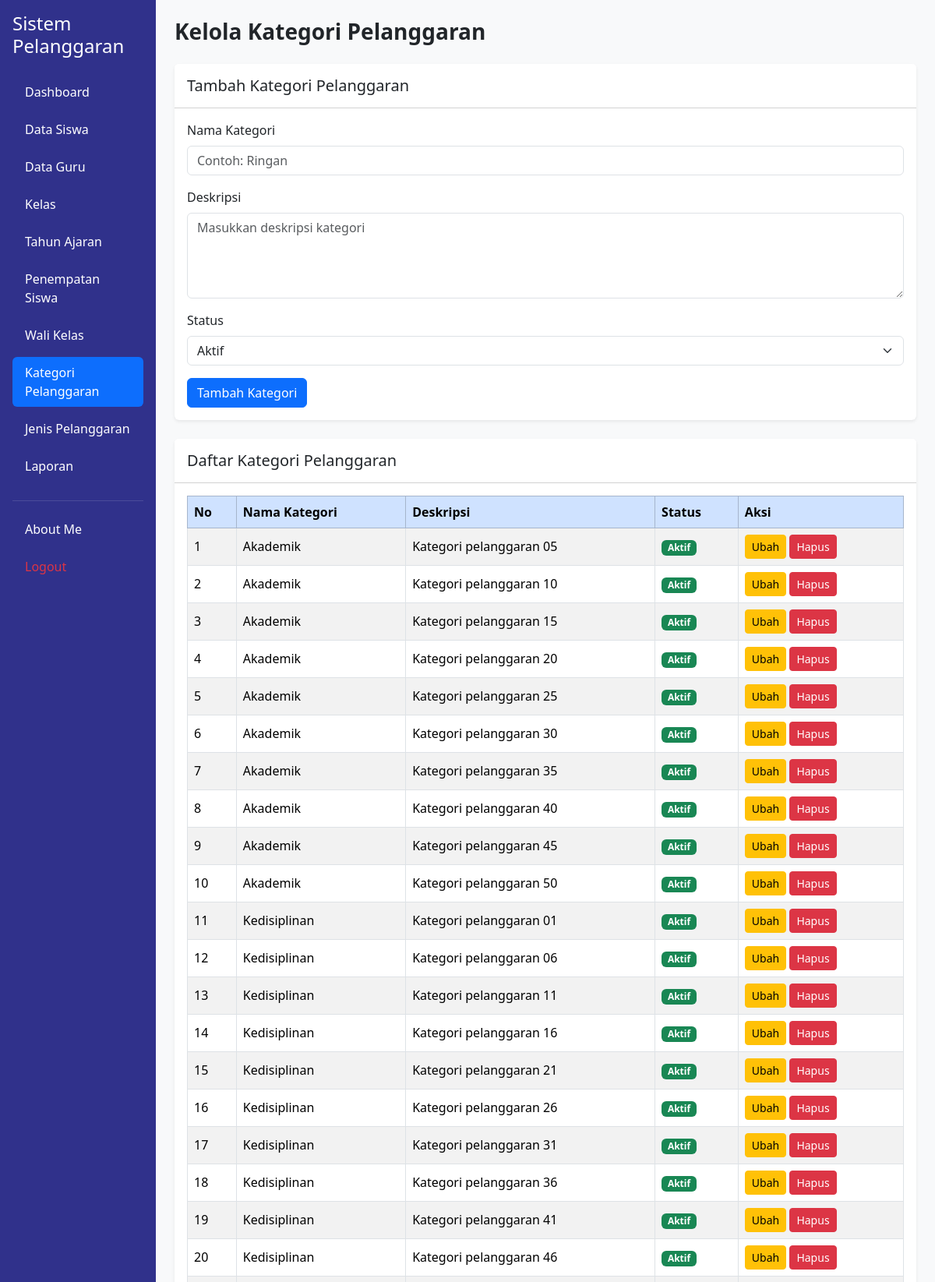
The page /kategori_pelanggaran.php (signed in, upper part) on the database its author committed.
### tables this page shows
CREATE TABLE `t_pelanggaran_kategori` (
  `id` int(11) NOT NULL,
  `nama` varchar(100) NOT NULL,
  `deskripsi` text NOT NULL,
  `status_aktif` tinyint(1) NOT NULL,
  `created_at` timestamp NOT NULL DEFAULT current_timestamp(),
  `updated_at` timestamp NOT NULL DEFAULT current_timestamp()
);

### kategori_pelanggaran.php (the view, shortened to what this page needs)
<?php
include "config/koneksi.php";
$role = $_SESSION['role'];
$data_edit = null;
?>
<!DOCTYPE html>
<html lang="id">
<head>
    <link href="https://cdn.jsdelivr.net/npm/bootstrap@5.3.8/dist/css/bootstrap.min.css" rel="stylesheet">
</head>
<body class="bg-light">
<div class="container-fluid">
    <div class="row min-vh-100">
        <aside class="col-md-3 col-lg-2 min-vh-100 p-3"
               style="background-color: #30318B;">
            <h4 class="text-white mb-4">Sistem Pelanggaran</h4>
            <ul class="nav nav-pills flex-column">
                <li class="nav-item mb-2">
                    <a href="dashboard.php" class="nav-link text-white">Dashboard</a>
                </li>
                <?php if ($role == "admin") { ?>
                    <li class="nav-item mb-2">
                        <a href="data_siswa.php" class="nav-link text-white">Data Siswa</a>
                    </li>
                    <li class="nav-item mb-2">
                        <a href="data_guru.php" class="nav-link text-white">Data Guru</a>
                    </li>
                    <li class="nav-item mb-2">
                        <a href="data_kelas.php" class="nav-link text-white">Kelas</a>
                    </li>
                    <li class="nav-item mb-2">
                        <a href="data_tahun_ajaran.php" class="nav-link text-white">Tahun Ajaran</a>
                    </li>
                    <li class="nav-item mb-2">
                        <a href="penempatan_siswa.php" class="nav-link text-white">Penempatan Siswa</a>
                    </li>
                    <li class="nav-item mb-2">
                        <a href="wali_kelas.php" class="nav-link text-white">Wali Kelas</a>
                    </li>
                    <li class="nav-item mb-2">
                        <a href="kategori_pelanggaran.php"
                           class="nav-link active"
                           aria-current="page">
                            Kategori Pelanggaran
                        </a>
                    </li>
                    <li class="nav-item mb-2">
                        <a href="jenis_pelanggaran.php" class="nav-link text-white">Jenis Pelanggaran</a>
                    </li>
                    <li class="nav-item mb-2">
                        <a href="laporan.php" class="nav-link text-white">Laporan</a>
                    </li>
                <?php } ?>
                <hr class="text-white-50">
                <li class="nav-item mb-2">
                    <a href="about_me.php" class="nav-link text-white">About Me</a>
                </li>
                <li class="nav-item">
                    <a href="logout.php" class="nav-link text-danger">Logout</a>
                </li>
            </ul>
        </aside>
        <main class="col-md-9 col-lg-10 p-4">
<div class="d-flex justify-content-between
            align-items-center mb-4">
    <h3 class="fw-bold mb-0">Kelola Kategori Pelanggaran</h3>
</div>
            <?php if ($role == "admin") { ?>
                <div class="card border-0 shadow-sm mb-4">
                    <div class="card-header bg-white py-3">
                        <h5 class="mb-0">
                            <?php
                            echo $data_edit != null
                                ? "Ubah Kategori Pelanggaran"
                                : "Tambah Kategori Pelanggaran";
                            ?>
                        </h5>
                    </div>
                    <div class="card-body">
                        <?php if ($data_edit != null) { ?>
                            <form method="POST">
                                <input type="hidden" name="id"
                                       value="<?php echo $data_edit['id']; ?>">
                                <div class="mb-3">
                                    <label class="form-label">Nama Kategori</label>
                                    <input type="text"
                                           name="nama"
                                           class="form-control"
                                           value="<?php echo htmlspecialchars($data_edit['nama'], ENT_QUOTES, 'UTF-8'); ?>"
                                           required>
                                </div>
                                <div class="mb-3">
                                    <label class="form-label">Deskripsi</label>
                                    <textarea name="deskripsi"
                                              class="form-control"
                                              rows="4"><?php echo htmlspecialchars($data_edit['deskripsi'], ENT_QUOTES, 'UTF-8'); ?></textarea>
                                </div>
                                <div class="mb-3">
                                    <label class="form-label">Status</label>
                                    <select name="status_aktif" class="form-select" required>
                                        <option value="1" <?php if ($data_edit['status_aktif'] == 1) echo "selected"; ?>>
                                            Aktif
                                        </option>
                                        <option value="0" <?php if ($data_edit['status_aktif'] == 0) echo "selected"; ?>>
                                            Tidak Aktif
                                        </option>
                                    </select>
                                </div>
                                <button type="submit" name="ubah" class="btn btn-primary">
                                    Simpan Perubahan
                                </button>
                                <a href="kategori_pelanggaran.php" class="btn btn-secondary">
                                    Batal
                                </a>
                            </form>
                        <?php } else { ?>
                            <form method="POST">
                                <div class="mb-3">
                                    <label class="form-label">Nama Kategori</label>
                                    <input type="text"
                                           name="nama"
                                           class="form-control"
                                           placeholder="Contoh: Ringan"
                                           required>
                                </div>
                                <div class="mb-3">
                                    <label class="form-label">Deskripsi</label>
                                    <textarea name="deskripsi"
                                              class="form-control"
                                              rows="4"
                                              placeholder="Masukkan deskripsi kategori"></textarea>
                                </div>
                                <div class="mb-3">
                                    <label class="form-label">Status</label>
                                    <select name="status_aktif" class="form-select" required>
                                        <option value="1">Aktif</option>
                                    </select>
                                </div>
                                <button type="submit" name="tambah" class="btn btn-primary">
                                    Tambah Kategori
                                </button>
                            </form>
                        <?php } ?>
                    </div>
                </div>
            <?php } ?>
            <div class="card border-0 shadow-sm">
                <div class="card-header bg-white py-3">
                    <h5 class="mb-0">Daftar Kategori Pelanggaran</h5>
                </div>
                <div class="card-body">
                    <div class="table-responsive">
                        <table class="table table-bordered table-striped align-middle mb-0">
                            <thead class="table-primary">
                                <tr>
                                    <th>No</th>
                                    <th>Nama Kategori</th>
                                    <th>Deskripsi</th>
                                    <th>Status</th>
                                    <?php if ($role == "admin") { ?>
                                        <th>Aksi</th>
                                    <?php } ?>
                                </tr>
                            </thead>
                            <tbody>
                                <?php
                                $query = mysqli_query(
                                    $koneksi,
                                    "SELECT * FROM t_pelanggaran_kategori
                                     ORDER BY nama ASC"
                                );
                                $no = 1;
                                while ($row = mysqli_fetch_assoc($query)) {
                                ?>
                                    <tr>
                                        <td><?php echo $no; ?></td>
                                        <td>
                                            <?php echo htmlspecialchars($row['nama'], ENT_QUOTES, 'UTF-8'); ?>
                                        </td>
                                        <td>
                                            <?php echo htmlspecialchars($row['deskripsi'] ?? '', ENT_QUOTES, 'UTF-8'); ?>
                                        </td>
                                        <td>
                                            <?php if ($row['status_aktif'] == 1) { ?>
                                                <span class="badge text-bg-success">Aktif</span>
                                            <?php } else { ?>
                                                <span class="badge text-bg-secondary">Tidak Aktif</span>
                                            <?php } ?>
                                        </td>
                                        <?php if ($role == "admin") { ?>
                                            <td class="text-nowrap">
                                                <a href="kategori_pelanggaran.php?edit=<?php echo $row['id']; ?>"
                                                   class="btn btn-warning btn-sm">
                                                    Ubah
                                                </a>
                                                <a href="kategori_pelanggaran.php?hapus=<?php echo $row['id']; ?>"
                                                   class="btn btn-danger btn-sm"
                                                   onclick="return confirm('Yakin ingin menghapus kategori ini?')">
                                                    Hapus
                                                </a>
                                            </td>
                                        <?php } ?>
                                    </tr>
                                <?php
                                    $no++;
                                }
                                ?>
                            </tbody>
                        </table>
                    </div>
                </div>
            </div>
        </main>
    </div>
</div>
</body>
</html>

### rows shown on the page
t_pelanggaran_kategori: nama "Akademik", deskripsi "Kategori pelanggaran 05", status_aktif "Aktif"
t_pelanggaran_kategori: nama "Akademik", deskripsi "Kategori pelanggaran 10", status_aktif "Aktif"
t_pelanggaran_kategori: nama "Akademik", deskripsi "Kategori pelanggaran 15", status_aktif "Aktif"
t_pelanggaran_kategori: nama "Akademik", deskripsi "Kategori pelanggaran 20", status_aktif "Aktif"
t_pelanggaran_kategori: nama "Akademik", deskripsi "Kategori pelanggaran 25", status_aktif "Aktif"
t_pelanggaran_kategori: nama "Akademik", deskripsi "Kategori pelanggaran 30", status_aktif "Aktif"
t_pelanggaran_kategori: nama "Akademik", deskripsi "Kategori pelanggaran 35", status_aktif "Aktif"
t_pelanggaran_kategori: nama "Akademik", deskripsi "Kategori pelanggaran 40", status_aktif "Aktif"
t_pelanggaran_kategori: nama "Akademik", deskripsi "Kategori pelanggaran 45", status_aktif "Aktif"
t_pelanggaran_kategori: nama "Akademik", deskripsi "Kategori pelanggaran 50", status_aktif "Aktif"
t_pelanggaran_kategori: nama "Kedisiplinan", deskripsi "Kategori pelanggaran 01", status_aktif "Aktif"
t_pelanggaran_kategori: nama "Kedisiplinan", deskripsi "Kategori pelanggaran 06", status_aktif "Aktif"
t_pelanggaran_kategori: nama "Kedisiplinan", deskripsi "Kategori pelanggaran 11", status_aktif "Aktif"
t_pelanggaran_kategori: nama "Kedisiplinan", deskripsi "Kategori pelanggaran 16", status_aktif "Aktif"
t_pelanggaran_kategori: nama "Kedisiplinan", deskripsi "Kategori pelanggaran 21", status_aktif "Aktif"
t_pelanggaran_kategori: nama "Kedisiplinan", deskripsi "Kategori pelanggaran 26", status_aktif "Aktif"
t_pelanggaran_kategori: nama "Kedisiplinan", deskripsi "Kategori pelanggaran 31", status_aktif "Aktif"
t_pelanggaran_kategori: nama "Kedisiplinan", deskripsi "Kategori pelanggaran 36", status_aktif "Aktif"
t_pelanggaran_kategori: nama "Kedisiplinan", deskripsi "Kategori pelanggaran 41", status_aktif "Aktif"
t_pelanggaran_kategori: nama "Kedisiplinan", deskripsi "Kategori pelanggaran 46", status_aktif "Aktif"
